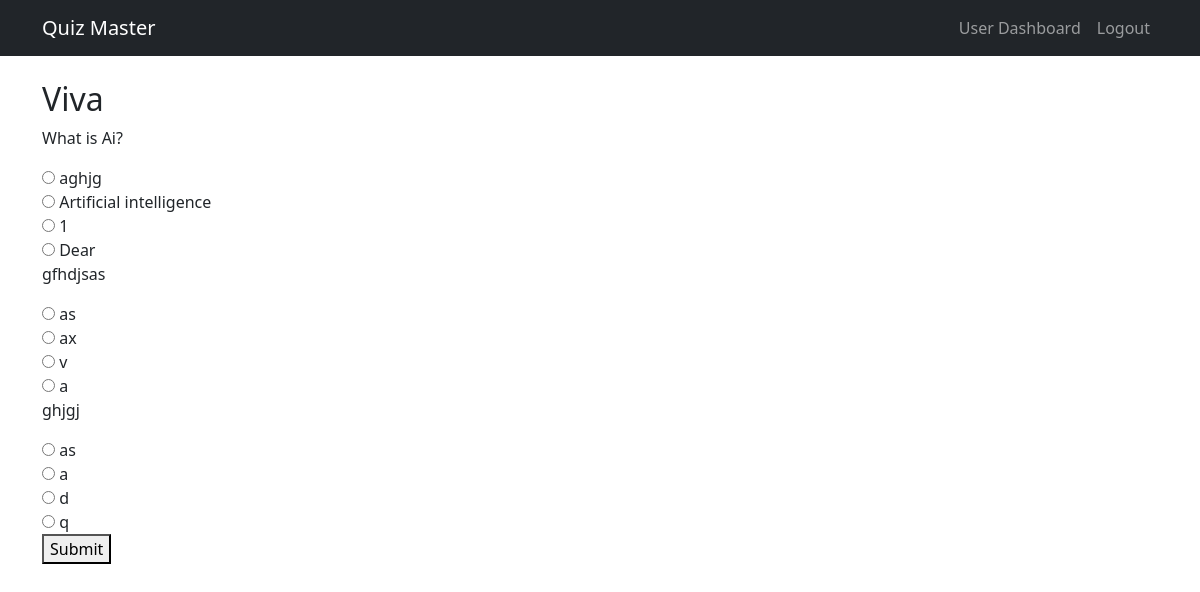
Page /attempt_quiz/3 (signed in) on the committed database.
### app.py (models this page shows)
class Quiz(db.Model):
    id = db.Column(db.Integer, primary_key=True)
    title = db.Column(db.String(200), nullable=False)
    date = db.Column(db.Date, nullable=False)
    duration = db.Column(db.Integer, nullable=False)
    chapter_id = db.Column(db.Integer, db.ForeignKey('chapter.id'), nullable=False)  # Ensure this line exists!
    subject_id = db.Column(db.Integer, db.ForeignKey('subject.id'), nullable=False)  # Ensure subject_id is also linked
    chapter = db.relationship('Chapter', back_populates='quizzes')  # Define relationship
    subject = db.relationship('Subject', back_populates='quizzes')  # Define relationship

class Question(db.Model):
    id = db.Column(db.Integer, primary_key=True)
    text = db.Column(db.String(500), nullable=False)
    option_a = db.Column(db.String(200), nullable=False)
    option_b = db.Column(db.String(200), nullable=False)
    option_c = db.Column(db.String(200), nullable=False)
    option_d = db.Column(db.String(200), nullable=False)
    correct_option = db.Column(db.String(1), nullable=False)  # 'A', 'B', 'C', or 'D'
    quiz_id = db.Column(db.Integer, db.ForeignKey('quiz.id'), nullable=False)

### app.py (the view, shortened to what this page needs)
@app.route('/attempt_quiz/<int:quiz_id>', methods=['GET', 'POST'])
@login_required
def attempt_quiz(quiz_id):
    quiz = Quiz.query.get_or_404(quiz_id)
    questions = Question.query.filter_by(quiz_id=quiz_id).all()
    return render_template('attempt_quiz.html', quiz=quiz, questions=questions)

### app.py (called while the page is built)
@login_manager.user_loader
def load_user(user_id):
    return User.query.get(int(user_id))

### templates/attempt_quiz.html
{% extends 'base.html' %}
{% block content %}
<h2>{{ quiz.title }}</h2>
<form method="POST">
    {% for question in questions %}
        <p>{{ question.text }}</p>
        <input type="radio" name="question_{{ question.id }}" value="A"> {{ question.option_a }} <br>
        <input type="radio" name="question_{{ question.id }}" value="B"> {{ question.option_b }} <br>
        <input type="radio" name="question_{{ question.id }}" value="C"> {{ question.option_c }} <br>
        <input type="radio" name="question_{{ question.id }}" value="D"> {{ question.option_d }} <br>
    {% endfor %}
    <button type="submit">Submit</button>
</form>
{% endblock %}

### rows in the picture
Quiz: title "Viva"
Question: text "What is Ai?", option_a "aghjg", option_b "Artificial intelligence", option_c "1", option_d "Dear"
Question: text "gfhdjsas", option_a "as", option_b "ax", option_c "v", option_d "a"
Question: text "ghjgj", option_a "as", option_b "a", option_c "d", option_d "q"
